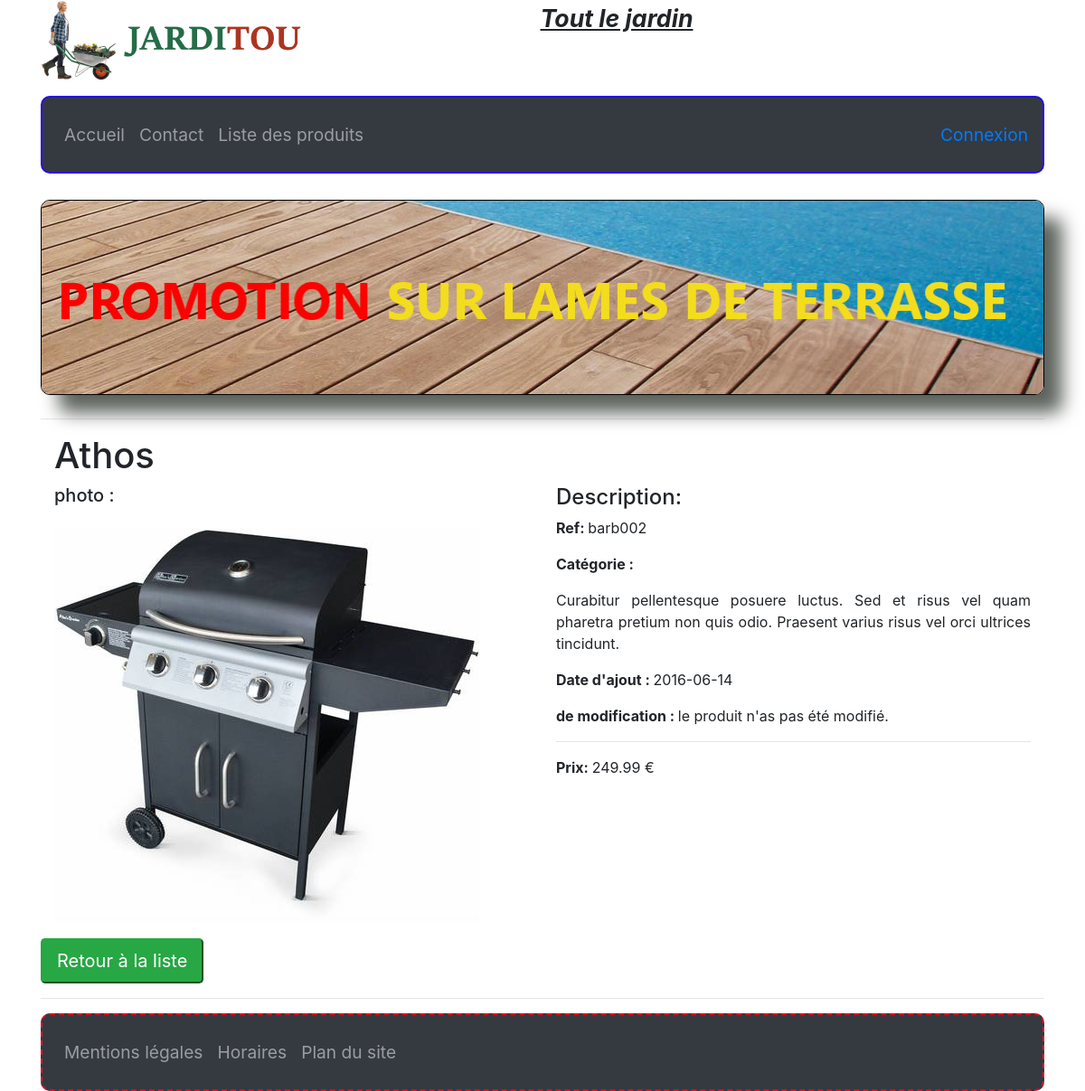
Screenshot of /Dw_exo_afpa-Avance/Phase 10 - Les sessions et les mots de passe/Projet_Jarditou_PHP/views/detail.php?pro_id=8 with the database file from the repository.
### tables this page shows
CREATE TABLE IF NOT EXISTS `produits` (
  `pro_id` int(10) UNSIGNED NOT NULL AUTO_INCREMENT COMMENT 'Clé de la table produits',
  `pro_cat_id` int(10) UNSIGNED NOT NULL COMMENT 'Catégorie du produit',
  `pro_ref` varchar(10) NOT NULL COMMENT 'Référence produit',
  `pro_libelle` varchar(200) NOT NULL COMMENT 'Nom du produit',
  `pro_description` varchar(1000) DEFAULT NULL COMMENT 'Description du produit',
  `pro_prix` decimal(6,2) UNSIGNED NOT NULL COMMENT 'Prix ',
  `pro_stock` int(11) NOT NULL DEFAULT '0' COMMENT 'Nombre d''unités en stock',
  `pro_couleur` varchar(30) DEFAULT NULL COMMENT 'Couleur',
  `pro_photo` varchar(4) DEFAULT 'jpg' COMMENT 'Extension de la photo',
  `pro_d_ajout` date NOT NULL COMMENT 'Date d''ajout',
  `pro_d_modif` datetime DEFAULT NULL COMMENT 'Date de modification',
  `pro_bloque` tinyint(1) DEFAULT NULL COMMENT 'Bloquer le produit à la vente',
  PRIMARY KEY (`pro_id`),
  UNIQUE KEY `idx_pro_ref` (`pro_ref`),
  KEY `fk_produits_cat_id` (`pro_cat_id`)
);

### Dw_exo_afpa-Avance/Phase 10 - Les sessions et les mots de passe/Projet_Jarditou_PHP/views/detail.php (the view, shortened to what this page needs)
<?php
   include('entete.php');
   $db = connexionBase();
   $pro_id = $_GET["pro_id"];
   $requete = "SELECT * FROM produits, categories WHERE pro_id=" . $pro_id;
   $result = $db->query($requete);
   $produit = $result->fetch(PDO::FETCH_OBJ);
   ?>
<hr>
<main class="teal lighten-4">
    <div class="container white z-depth-1">
        <h1 class="center teal-text text-darken-4"><?= $produit->pro_libelle ?></h1>
        <div class="row">
            <div class="col s12 l6">
                <h5> photo : </h5>
                <img src="../assets/images/jarditou_photos/<?= $produit->pro_id . '.' . $produit->pro_photo; ?>" alt="Image de <?= $produit->pro_libelle; ?>">
            </div>
            <div class="col s12 l6 z-depth-2">
                <blockquote>
                    <h4>Description:</h4>
                    <p><strong>Ref: </strong><?= $produit->pro_ref ?></p>
                    <p><b> Catégorie : <?php echo $produit->cat_nom; ?></b></p>
                    <p><?= $produit->pro_description ?></p>
                    <p><b> Date d'ajout : </b><?php echo $produit->pro_d_ajout; ?></p>
                    <p> <b> de modification : </b><?php if (($produit->pro_d_modif) == NULL) {
                                                       echo "le produit n'as pas été modifié.";
                                                   } else {
                                                       echo $produit->pro_d_modif;
                                                   } ?> </p>
                    <hr>
                    <strong>Prix: </strong><?= $produit->pro_prix ?> €
                </blockquote>
            </div>
        </div>
    </div>
</main>
<div>
    <button class="btn-lg btn-success" name="retour" id="retour">Retour à la liste</button>
</div>
<hr>
<?php include('bas_de_page.php'); ?>
</body>
</html>

### Dw_exo_afpa-Avance/Phase 10 - Les sessions et les mots de passe/Projet_Jarditou_PHP/assets/css/mediaquerie.css (style rules this page uses)
html { font-size: 100%; }
img { max-width: 100%; height: auto; }

### Dw_exo_afpa-Avance/Phase 10 - Les sessions et les mots de passe/Projet_Jarditou_PHP/assets/css/index.css.css (style rules this page uses)
p { text-align: justify; }

### rows the page displays
produits: pro_libelle "Athos", pro_ref "barb002", pro_description "Curabitur pellentesque posuere luctus. Sed et risus vel quam pharetra pretium non quis odio. Praesent varius risus vel orci ultrices tincidunt.", pro_d_ajout "2016-06-14", pro_prix "249.99"
